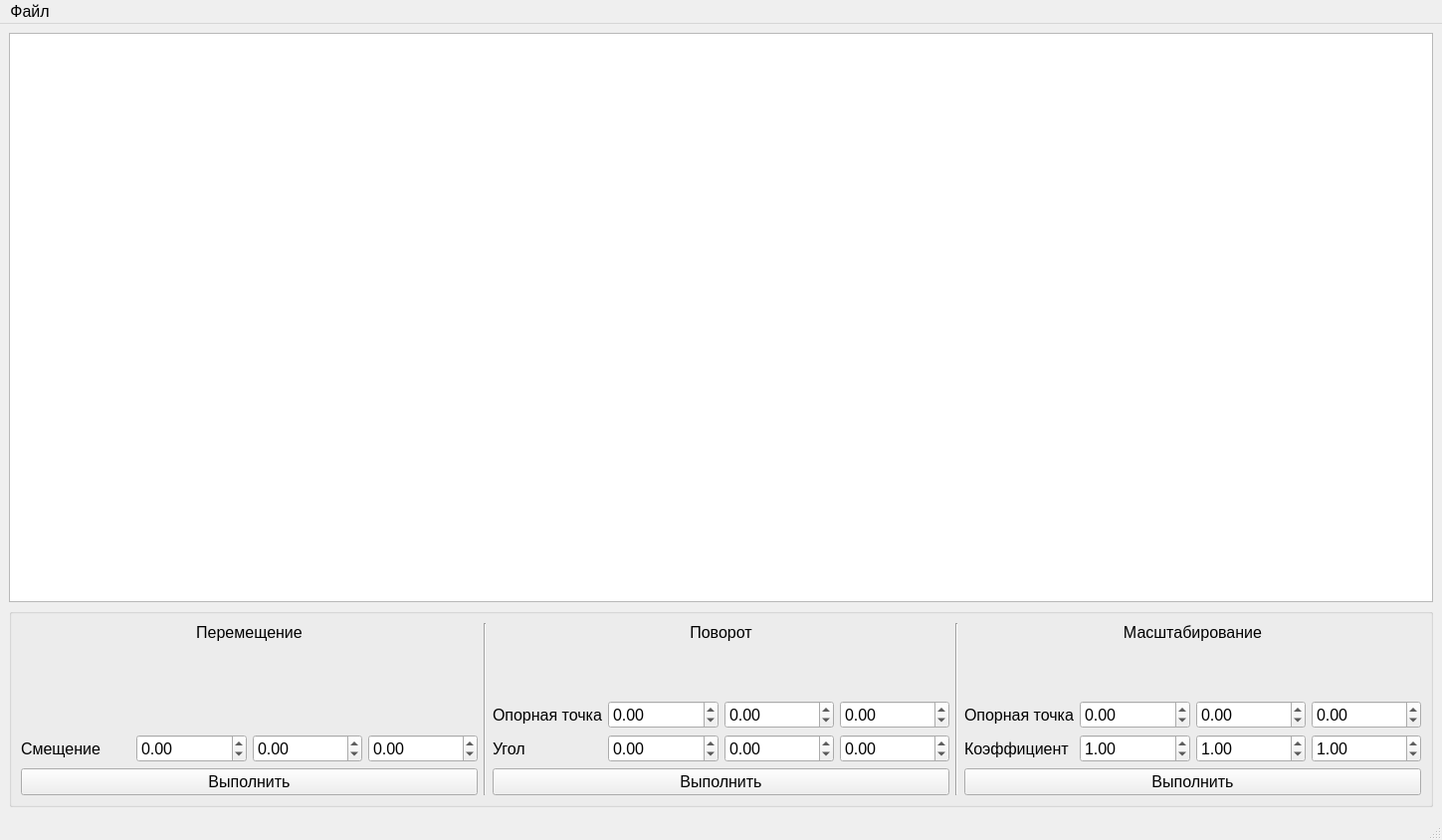
<?xml version="1.0" encoding="UTF-8"?>
<ui version="4.0">
 <class>MainWindow</class>
 <widget class="QMainWindow" name="MainWindow">
  <property name="geometry">
   <rect>
    <x>0</x>
    <y>0</y>
    <width>1449</width>
    <height>844</height>
   </rect>
  </property>
  <property name="font">
   <font>
    <pointsize>12</pointsize>
   </font>
  </property>
  <property name="windowTitle">
   <string>MainWindow</string>
  </property>
  <widget class="QWidget" name="centralwidget">
   <layout class="QVBoxLayout" name="verticalLayout">
    <item>
     <widget class="QGraphicsView" name="graphicsView"/>
    </item>
    <item>
     <widget class="QGroupBox" name="groupBox">
      <property name="maximumSize">
       <size>
        <width>16777215</width>
        <height>200</height>
       </size>
      </property>
      <property name="title">
       <string/>
      </property>
      <layout class="QHBoxLayout" name="horizontalLayout" stretch="0,0,0,0,0">
       <item>
        <layout class="QGridLayout" name="translateLayout">
         <item row="1" column="0">
          <spacer name="verticalSpacer">
           <property name="orientation">
            <enum>Qt::Vertical</enum>
           </property>
           <property name="sizeHint" stdset="0">
            <size>
             <width>20</width>
             <height>40</height>
            </size>
           </property>
          </spacer>
         </item>
         <item row="2" column="0">
          <widget class="QLabel" name="label_2">
           <property name="text">
            <string>Смещение</string>
           </property>
          </widget>
         </item>
         <item row="2" column="2">
          <widget class="QDoubleSpinBox" name="deltaYSB">
           <property name="minimum">
            <double>-65536.000000000000000</double>
           </property>
           <property name="maximum">
            <double>65536.000000000000000</double>
           </property>
           <property name="singleStep">
            <double>0.010000000000000</double>
           </property>
          </widget>
         </item>
         <item row="3" column="0" colspan="4">
          <widget class="QPushButton" name="translatePB">
           <property name="text">
            <string>Выполнить</string>
           </property>
          </widget>
         </item>
         <item row="0" column="0" colspan="4">
          <widget class="QLabel" name="label">
           <property name="text">
            <string>Перемещение</string>
           </property>
           <property name="alignment">
            <set>Qt::AlignCenter</set>
           </property>
          </widget>
         </item>
         <item row="2" column="3">
          <widget class="QDoubleSpinBox" name="deltaZSB">
           <property name="minimum">
            <double>-65536.000000000000000</double>
           </property>
           <property name="maximum">
            <double>65536.000000000000000</double>
           </property>
           <property name="singleStep">
            <double>0.010000000000000</double>
           </property>
          </widget>
         </item>
         <item row="2" column="1">
          <widget class="QDoubleSpinBox" name="deltaXSB">
           <property name="minimum">
            <double>-65536.000000000000000</double>
           </property>
           <property name="maximum">
            <double>65536.000000000000000</double>
           </property>
           <property name="singleStep">
            <double>0.010000000000000</double>
           </property>
          </widget>
         </item>
        </layout>
       </item>
       <item>
        <widget class="Line" name="line_4">
         <property name="orientation">
          <enum>Qt::Vertical</enum>
         </property>
        </widget>
       </item>
       <item>
        <layout class="QGridLayout" name="rotateLayout">
         <item row="2" column="2">
          <widget class="QDoubleSpinBox" name="pivRotYSB">
           <property name="minimum">
            <double>-65536.000000000000000</double>
           </property>
           <property name="maximum">
            <double>65536.000000000000000</double>
           </property>
           <property name="singleStep">
            <double>0.010000000000000</double>
           </property>
          </widget>
         </item>
         <item row="2" column="0">
          <widget class="QLabel" name="label_4">
           <property name="text">
            <string>Опорная точка</string>
           </property>
          </widget>
         </item>
         <item row="3" column="0">
          <widget class="QLabel" name="label_5">
           <property name="text">
            <string>Угол</string>
           </property>
          </widget>
         </item>
         <item row="4" column="0" colspan="4">
          <widget class="QPushButton" name="rotatePB">
           <property name="text">
            <string>Выполнить</string>
           </property>
          </widget>
         </item>
         <item row="3" column="2">
          <widget class="QDoubleSpinBox" name="angleYSB">
           <property name="minimum">
            <double>-65536.000000000000000</double>
           </property>
           <property name="maximum">
            <double>65536.000000000000000</double>
           </property>
           <property name="singleStep">
            <double>0.010000000000000</double>
           </property>
          </widget>
         </item>
         <item row="2" column="3">
          <widget class="QDoubleSpinBox" name="pivRotZSB">
           <property name="minimum">
            <double>-65536.000000000000000</double>
           </property>
           <property name="maximum">
            <double>65536.000000000000000</double>
           </property>
           <property name="singleStep">
            <double>0.010000000000000</double>
           </property>
          </widget>
         </item>
         <item row="0" column="0" colspan="4">
          <widget class="QLabel" name="label_3">
           <property name="text">
            <string>Поворот</string>
           </property>
           <property name="alignment">
            <set>Qt::AlignCenter</set>
           </property>
          </widget>
         </item>
         <item row="1" column="0">
          <spacer name="verticalSpacer_2">
           <property name="orientation">
            <enum>Qt::Vertical</enum>
           </property>
           <property name="sizeHint" stdset="0">
            <size>
             <width>20</width>
             <height>40</height>
            </size>
           </property>
          </spacer>
         </item>
         <item row="3" column="1">
          <widget class="QDoubleSpinBox" name="angleXSB">
           <property name="minimum">
            <double>-65536.000000000000000</double>
           </property>
           <property name="maximum">
            <double>65536.000000000000000</double>
           </property>
           <property name="singleStep">
            <double>0.010000000000000</double>
           </property>
          </widget>
         </item>
         <item row="3" column="3">
          <widget class="QDoubleSpinBox" name="angleZSB">
           <property name="minimum">
            <double>-65536.000000000000000</double>
           </property>
           <property name="maximum">
            <double>65536.000000000000000</double>
           </property>
           <property name="singleStep">
            <double>0.010000000000000</double>
           </property>
          </widget>
         </item>
         <item row="2" column="1">
          <widget class="QDoubleSpinBox" name="pivRotXSB">
           <property name="minimum">
            <double>-65536.000000000000000</double>
           </property>
           <property name="maximum">
            <double>65536.000000000000000</double>
           </property>
           <property name="singleStep">
            <double>0.010000000000000</double>
           </property>
          </widget>
         </item>
        </layout>
       </item>
       <item>
        <widget class="Line" name="line_5">
         <property name="orientation">
          <enum>Qt::Vertical</enum>
         </property>
        </widget>
       </item>
       <item>
        <layout class="QGridLayout" name="scaleLayout">
         <item row="0" column="0" colspan="4">
          <widget class="QLabel" name="label_6">
           <property name="text">
            <string>Масштабирование</string>
           </property>
           <property name="alignment">
            <set>Qt::AlignCenter</set>
           </property>
          </widget>
         </item>
         <item row="2" column="0">
          <widget class="QLabel" name="label_7">
           <property name="text">
            <string>Опорная точка</string>
           </property>
          </widget>
         </item>
         <item row="2" column="1">
          <widget class="QDoubleSpinBox" name="pivScaleXSB">
           <property name="minimum">
            <double>-65536.000000000000000</double>
           </property>
           <property name="maximum">
            <double>65536.000000000000000</double>
           </property>
           <property name="singleStep">
            <double>0.010000000000000</double>
           </property>
          </widget>
         </item>
         <item row="2" column="2">
          <widget class="QDoubleSpinBox" name="pivScaleYSB">
           <property name="minimum">
            <double>-65536.000000000000000</double>
           </property>
           <property name="maximum">
            <double>65536.000000000000000</double>
           </property>
           <property name="singleStep">
            <double>0.010000000000000</double>
           </property>
          </widget>
         </item>
         <item row="3" column="3">
          <widget class="QDoubleSpinBox" name="factorZSB">
           <property name="minimum">
            <double>-65536.000000000000000</double>
           </property>
           <property name="maximum">
            <double>65536.000000000000000</double>
           </property>
           <property name="singleStep">
            <double>0.010000000000000</double>
           </property>
           <property name="value">
            <double>1.000000000000000</double>
           </property>
          </widget>
         </item>
         <item row="2" column="3">
          <widget class="QDoubleSpinBox" name="pivScaleZSB">
           <property name="minimum">
            <double>-65536.000000000000000</double>
           </property>
           <property name="maximum">
            <double>65536.000000000000000</double>
           </property>
           <property name="singleStep">
            <double>0.010000000000000</double>
           </property>
          </widget>
         </item>
         <item row="3" column="2">
          <widget class="QDoubleSpinBox" name="factorYSB">
           <property name="minimum">
            <double>-65536.000000000000000</double>
           </property>
           <property name="maximum">
            <double>65536.000000000000000</double>
           </property>
           <property name="singleStep">
            <double>0.010000000000000</double>
           </property>
           <property name="value">
            <double>1.000000000000000</double>
           </property>
          </widget>
         </item>
         <item row="3" column="1">
          <widget class="QDoubleSpinBox" name="factorXSB">
           <property name="minimum">
            <double>-65536.000000000000000</double>
           </property>
           <property name="maximum">
            <double>65536.000000000000000</double>
           </property>
           <property name="singleStep">
            <double>0.010000000000000</double>
           </property>
           <property name="value">
            <double>1.000000000000000</double>
           </property>
          </widget>
         </item>
         <item row="3" column="0">
          <widget class="QLabel" name="label_8">
           <property name="text">
            <string>Коэффициент</string>
           </property>
          </widget>
         </item>
         <item row="1" column="0">
          <spacer name="verticalSpacer_3">
           <property name="orientation">
            <enum>Qt::Vertical</enum>
           </property>
           <property name="sizeHint" stdset="0">
            <size>
             <width>20</width>
             <height>40</height>
            </size>
           </property>
          </spacer>
         </item>
         <item row="4" column="0" colspan="4">
          <widget class="QPushButton" name="scalePB">
           <property name="text">
            <string>Выполнить</string>
           </property>
          </widget>
         </item>
        </layout>
       </item>
      </layout>
     </widget>
    </item>
   </layout>
  </widget>
  <widget class="QMenuBar" name="menubar">
   <property name="geometry">
    <rect>
     <x>0</x>
     <y>0</y>
     <width>1449</width>
     <height>35</height>
    </rect>
   </property>
   <widget class="QMenu" name="menu">
    <property name="title">
     <string>Файл</string>
    </property>
    <addaction name="loadMeshAction"/>
    <addaction name="saveMeshAction"/>
    <addaction name="separator"/>
    <addaction name="clearTransformsAction"/>
   </widget>
   <addaction name="menu"/>
  </widget>
  <widget class="QStatusBar" name="statusbar"/>
  <action name="loadMeshAction">
   <property name="text">
    <string>Загрузить модель</string>
   </property>
  </action>
  <action name="clearTransformsAction">
   <property name="text">
    <string>Очистить трансформации</string>
   </property>
  </action>
  <action name="saveMeshAction">
   <property name="text">
    <string>Сохранить модель</string>
   </property>
  </action>
 </widget>
 <resources/>
 <connections/>
</ui>
